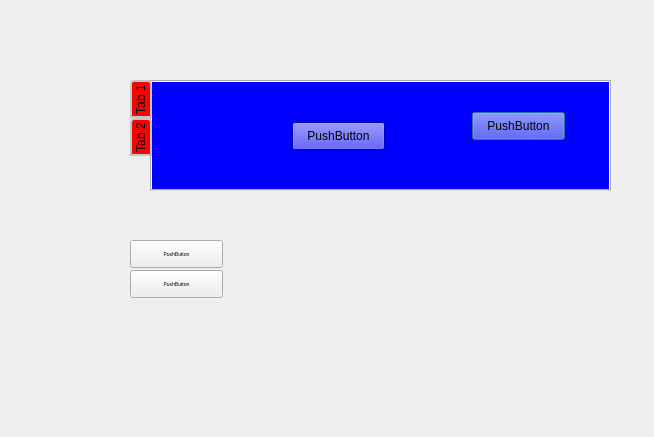
<?xml version="1.0" encoding="UTF-8"?>
<ui version="4.0">
 <class>Dialog</class>
 <widget class="QDialog" name="Dialog">
  <property name="geometry">
   <rect>
    <x>0</x>
    <y>0</y>
    <width>654</width>
    <height>437</height>
   </rect>
  </property>
  <property name="font">
   <font>
    <pointsize>4</pointsize>
   </font>
  </property>
  <property name="windowTitle">
   <string>Dialog</string>
  </property>
  <widget class="QTabWidget" name="tabWidget">
   <property name="geometry">
    <rect>
     <x>130</x>
     <y>80</y>
     <width>481</width>
     <height>111</height>
    </rect>
   </property>
   <property name="font">
    <font>
     <pointsize>9</pointsize>
    </font>
   </property>
   <property name="layoutDirection">
    <enum>Qt::LeftToRight</enum>
   </property>
   <property name="styleSheet">
    <string notr="true"> QTabBar::tab {
		text-align: right;
      background: #ff0000;
      border: 2px solid #C4C4C3;
      border-bottom-color: #C2C7CB; /* same as the pane color */
      border-top-left-radius: 4px;
      border-top-right-radius: 4px;
      min-width: 8ex;
      padding: 2px;
  }</string>
   </property>
   <property name="tabPosition">
    <enum>QTabWidget::West</enum>
   </property>
   <property name="tabShape">
    <enum>QTabWidget::Rounded</enum>
   </property>
   <property name="currentIndex">
    <number>0</number>
   </property>
   <property name="elideMode">
    <enum>Qt::ElideRight</enum>
   </property>
   <property name="documentMode">
    <bool>false</bool>
   </property>
   <widget class="QWidget" name="tab">
    <property name="styleSheet">
     <string notr="true">background:blue;</string>
    </property>
    <attribute name="title">
     <string>Tab 1</string>
    </attribute>
    <widget class="QPushButton" name="pushButton">
     <property name="geometry">
      <rect>
       <x>320</x>
       <y>30</y>
       <width>93</width>
       <height>28</height>
      </rect>
     </property>
     <property name="text">
      <string>PushButton</string>
     </property>
    </widget>
    <widget class="QPushButton" name="pushButton_2">
     <property name="geometry">
      <rect>
       <x>140</x>
       <y>40</y>
       <width>93</width>
       <height>28</height>
      </rect>
     </property>
     <property name="text">
      <string>PushButton</string>
     </property>
    </widget>
   </widget>
   <widget class="QWidget" name="tab_2">
    <attribute name="title">
     <string>Tab 2</string>
    </attribute>
   </widget>
  </widget>
  <widget class="QPushButton" name="pushButton_3">
   <property name="geometry">
    <rect>
     <x>130</x>
     <y>240</y>
     <width>93</width>
     <height>28</height>
    </rect>
   </property>
   <property name="text">
    <string>PushButton</string>
   </property>
  </widget>
  <widget class="QPushButton" name="pushButton_4">
   <property name="geometry">
    <rect>
     <x>130</x>
     <y>270</y>
     <width>93</width>
     <height>28</height>
    </rect>
   </property>
   <property name="text">
    <string>PushButton</string>
   </property>
  </widget>
  <widget class="QStackedWidget" name="stackedWidget">
   <property name="geometry">
    <rect>
     <x>230</x>
     <y>240</y>
     <width>231</width>
     <height>151</height>
    </rect>
   </property>
   <widget class="QWidget" name="page"/>
   <widget class="QWidget" name="page_2"/>
  </widget>
 </widget>
 <resources/>
 <connections/>
</ui>
